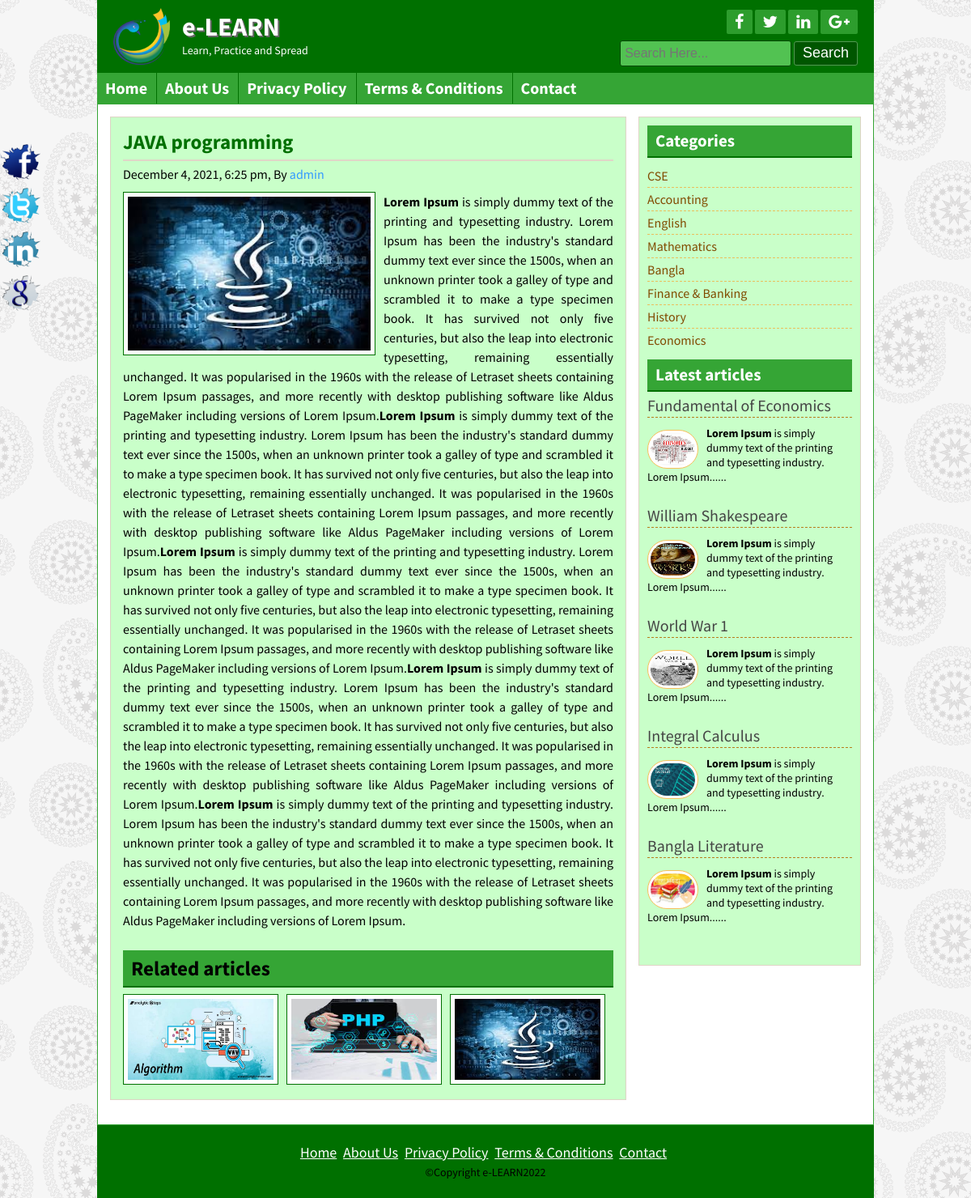
/post.php?id=6, run on the app's committed database.
### tables this page shows
CREATE TABLE `title_slogan` (
  `id` int(11) NOT NULL,
  `title` varchar(255) NOT NULL,
  `slogan` varchar(255) NOT NULL,
  `logo` varchar(255) NOT NULL
);

CREATE TABLE `tbl_social` (
  `id` int(11) NOT NULL,
  `fb` varchar(255) NOT NULL,
  `tw` varchar(255) NOT NULL,
  `ln` varchar(255) NOT NULL,
  `gp` varchar(255) NOT NULL
);

CREATE TABLE `tbl_page` (
  `id` int(11) NOT NULL,
  `name` varchar(255) NOT NULL,
  `body` text NOT NULL
);

CREATE TABLE `tbl_post` (
  `id` int(11) NOT NULL,
  `cat` int(11) NOT NULL,
  `title` varchar(255) NOT NULL,
  `body` text NOT NULL,
  `image` varchar(255) NOT NULL,
  `author` varchar(50) NOT NULL,
  `tags` varchar(255) NOT NULL,
  `date` timestamp NULL DEFAULT CURRENT_TIMESTAMP,
  `userid` int(11) NOT NULL
);

CREATE TABLE `tbl_category` (
  `id` int(11) NOT NULL,
  `name` varchar(50) NOT NULL
);

CREATE TABLE `tbl_footer` (
  `id` int(11) NOT NULL,
  `note` varchar(255) NOT NULL
);

### lib/Database.php (called while the page is built, shortened)
<?php
Class Database{
	public $host   = DB_HOST;
	public $user   = DB_USER;
	public $pass   = DB_PASS;
	public $dbname = DB_NAME;
	public $link;
	private function connectDB(){
	$this->link = new mysqli($this->host, $this->user, $this->pass, $this->dbname);
 }
	public function select($query){
		$result = $this->link->query($query) or die($this->link->error.__LINE__);
		if($result->num_rows > 0){
			return $result;
		} else {
			return false;
		}
	}
}

### helpers/Format.php (called while the page is built, shortened)
<?php
class Format{
    public function formatDate($date){
       return date('F j, Y, g:i a', strtotime($date));
    }
    public function textShorten($text, $limit=200){
       $text = $text. " ";
       $text = substr($text, 0, $limit);
       $text = substr($text, 0, strrpos($text,' '));
       $text = $text. "......";
        return $text;
    }
}
?>

### post.php (the view)
<?php include "inc/header.php";?>
<?php
    $getid = mysqli_real_escape_string($db->link,$_GET['id']);
    if(!isset($getid) || $getid == NULL){
       header("Location:404.php");
    }else{
       $id = $getid;
    }
?>
	<div class="contentsection contemplete clear">
		<div class="maincontent clear">
			<div class="about">
                <?php
                    $query = "select * from tbl_post where id = $id; ";
                    $post = $db->select($query);
                    if($post){
                        while($result = $post->fetch_assoc()){
                ?>
				<h2><?php echo $result['title']; ?></h2>
				<h4><?php echo $fm->formatDate($result['date']); ?>, By <a href="#"><?php echo $result['author']; ?></a></h4>
				<img src="admin/upload/<?php echo $result['image']; ?>" alt="post image"/>
				<?php echo $result['body']; ?>
				<div class="relatedpost clear">
					<h2>Related articles</h2>
                    <?php
                        $catid = $result['cat'];
                        $queryrelated = "select * from tbl_post where cat = '$catid' order by rand() limit 6; ";
                        $relatedpost = $db->select($queryrelated);
                        if($relatedpost){
                            while($rresult = $relatedpost->fetch_assoc()){
                    ?>
                    <a href="post.php?id=<?php echo $rresult['id']; ?>">
                        <img src="admin/upload/<?php echo $rresult['image']; ?>" alt="post image"/>
                    </a>
                    <?php } }else{ echo "No related post!!"; }?>
				</div>
                <?php } } else{header("Location:404.php");} ?>
	</div>
</div>
<?php include "inc/sidebar.php";?>
<?php include "inc/footer.php";?>

### inc/header.php (shortened to what this page needs)
<?php include "lib/Database.php";?>
<?php include "helpers/Format.php";?>
<?php
    $db = new Database();
    $fm = new Format();
?>
<!DOCTYPE html>
<html>
<head>
    <?php include "scripts/css.php"; ?>
</head>
<body>
	<div class="headersection templete clear">
		<a href="index.php">
			<div class="logo">
                <?php
                     $query = "select * from title_slogan where id='1';";
                    $blog_title= $db->select($query);
                    if($blog_title){
                        while($result = $blog_title->fetch_assoc()){
                ?>
				<img src="admin/upload/<?php echo $result['logo']; ?>" alt="Logo"/>
				<h2><?php echo $result['title']; ?></h2>
				<p><?php echo $result['slogan']; ?></p>
                <?php } } ?>
			</div>
		</a>
		<div class="social clear">
			<div class="icon clear">
                <?php
                    $query = "select * from tbl_social where id='1';";
                    $social = $db->select($query);
                    if($social){
                        while($result = $social->fetch_assoc()){
                ?>
				<a href="<?php echo $result['fb']; ?>" target="_blank"><i class="fa fa-facebook"></i></a>
				<a href="<?php echo $result['tw']; ?>" target="_blank"><i class="fa fa-twitter"></i></a>
				<a href="<?php echo $result['ln']; ?>" target="_blank"><i class="fa fa-linkedin"></i></a>
				<a href="<?php echo $result['gp']; ?>" target="_blank"><i class="fa fa-google-plus"></i></a>
                <?php } } ?>
			</div>
			<div class="searchbtn clear">
			<form action="search.php" method="get">
				<input type="text" name="search" placeholder="Search Here..."/>
				<input type="submit" name="submit" value="Search"/>
			</form>
			</div>
		</div>
	</div>
<div class="navsection templete">
    <?php
        $path = $_SERVER['SCRIPT_FILENAME'];
        $currentpage = basename($path, '.php');
    ?>
	<ul>
		<li><a <?php if($currentpage == 'index'){echo 'id="active"';} ?>
               href="index.php">Home</a></li>
        <?php
            $query = "select * from tbl_page;";
            $pages = $db->select($query);
            if($pages){
                while($result = $pages->fetch_assoc()){
        ?>
		<li><a
               <?php if(isset($_GET['pageid']) && $_GET['pageid'] == $result['id']){echo 'id="active"';} ?>
               href="page.php?pageid=<?php echo $result['id']; ?>"><?php echo $result['name']; ?></a></li>
        <?php } } ?>
        <li><a
               <?php if($currentpage == 'contact'){echo 'id="active"';} ?>
               href="contact.php">Contact</a></li>
	</ul>
</div>

### inc/sidebar.php
<div class="sidebar clear">
    <div class="samesidebar clear">
        <h2>Categories</h2>
            <ul>
                 <?php
                    $query = "select * from tbl_category;";
                    $category = $db->select($query);
                    if($category){
                        while($result = $category->fetch_assoc()){
                 ?>
                <li><a href="posts.php?category=<?php echo $result['id']; ?>"><?php echo $result['name']?></a></li>
                <?php } } else{ ?>
                    <li>No Category Created</li>
                <?php } ?>
            </ul>
    </div>
    <div class="samesidebar clear">
        <h2>Latest articles</h2>
        <?php
            $query = "select * from tbl_post order by id desc limit 5;";
            $post = $db->select($query);
            if($post){
                while($result = $post->fetch_assoc()){
         ?>
            <div class="popular clear">
                <h3><a href="post.php?id=<?php echo $result['id']; ?>"><?php echo $result['title']; ?></a></h3>
                <a href="post.php?id=<?php echo $result['id']; ?>"><img src="admin/upload/<?php echo $result['image']; ?>" alt="post image"/></a>
               <?php echo $fm->textShorten($result['body'],120) ; ?>
            </div>
        <?php } }else{ header("Location:404.php");} ?>
    </div>
</div>

### inc/footer.php (shortened to what this page needs)
</div>
<div class="footersection templete clear">
  <div class="footermenu clear">
	<ul>
		<li><a href="index.php">Home</a></li>
        <?php
            $query = "select * from tbl_page;";
            $pages = $db->select($query);
            if($pages){
                while($result = $pages->fetch_assoc()){
        ?>
		<li><a  href="page.php?pageid=<?php echo $result['id']; ?>"><?php echo $result['name']; ?></a></li>
        <?php } } ?>
        <li><a href="contact.php">Contact</a></li>
	</ul>
  </div>
  <?php
    $query = "select * from tbl_footer where id='1';";
    $footernote = $db->select($query);
    if($footernote){
        while($result = $footernote->fetch_assoc()){
  ?>
  <p>&copy;<?php echo $result['note']; ?><?php echo date('Y')?></p>
  <?php } } ?>
</div>
<div class="fixedicon clear">
    <?php
        $query = "select * from tbl_social where id='1';";
        $social = $db->select($query);
        if($social){
            while($result = $social->fetch_assoc()){
    ?>
    <a href="<?php echo $result['fb']; ?>" target="_blank"><img src="images/fb.png" alt="Facebook"/></a>
    <a href="<?php echo $result['tw']; ?>" target="_blank"><img src="images/tw.png" alt="Twitter"/></a>
    <a href="<?php echo $result['ln']; ?>" target="_blank"><img src="images/in.png" alt="LinkedIn"/></a>
    <a href="<?php echo $result['gp']; ?>" target="_blank"><img src="images/gl.png" alt="GooglePlus"/></a>
    <?php } } ?>
</div>
</body>
</html>

### theme/green.css (style rules this page uses)
.headersection,.footersection { background: #007000 none repeat scroll 0 0; }
.icon a { background: #2d9d2d none repeat scroll 0 0; }
.searchbtn input[type="text"] { border: 1px solid #034703; background: #52c252 none repeat scroll 0 0; }
.searchbtn input[type="submit"] { border: 1px solid #549854; }
input[type="submit"] { background: #005600 none repeat scroll 0 0;border: 1px solid #007000; }
.navsection { background: #35a535 none repeat scroll 0 0; }
.navsection ul li { border-left: 1px solid #007000;border-right: 1px solid #38a838; }
.maincontent,.sidebar { background: #c9ffc9 none repeat scroll 0 0; }
.contentsection { border: 1px solid #35a535; }
.samesidebar h2 { background: #35a535 none repeat scroll 0 0;border-bottom: 2px solid #007000;color: #fff; }
.footermenu ul li a { color: #fff; }
.samepost h2, .about h2 { color: #007000; }
.about img { border: 1px solid #007000; }
.relatedpost h2 { background: #35a535 none repeat scroll 0 0;border-bottom: 2px solid #007000 !important; }

### data on the page
title_slogan: logo (picture), title "e-LEARN", slogan "Learn, Practice and Spread"
tbl_page: name "About Us"
tbl_page: name "Privacy Policy"
tbl_page: name "Terms & Conditions"
tbl_post: title "JAVA programming", date "December 4, 2021, 6:25 pm", author "admin", image (picture), body "Lorem Ipsum is simply dummy text of the printing and typesetting industry. Lorem Ipsum has been the industry's standard dummy text ever since the 1500s, when an unknown printer took a galley of type and scrambled it to make a type specimen book. It has survived not only five centuries, but also the leap into electronic typesetting, remaining essentially unchanged. It was popularised in the 1960s with the release of Letraset sheets containing Lorem Ipsum passages, and more recently with desktop publishing software like Aldus PageMaker including versions of Lorem Ipsum. Lorem Ipsum is simply dummy text of the printing and typesetting industry. Lorem Ipsum has been the industry's standard…"
tbl_post: image (picture)
tbl_post: image (picture)
tbl_category: name "CSE"
tbl_category: name "Accounting"
tbl_category: name "English"
tbl_category: name "Mathematics"
tbl_category: name "Bangla"
tbl_category: name "Finance & Banking"
tbl_category: name "History"
tbl_category: name "Economics"
tbl_post: title "Fundamental of Economics", image (picture), body "Lorem Ipsum is simply dummy text of the printing and typesetting industry. Lorem Ipsum......"
tbl_post: title "William Shakespeare", image (picture), body "Lorem Ipsum is simply dummy text of the printing and typesetting industry. Lorem Ipsum......"
tbl_post: title "World War 1", image (picture), body "Lorem Ipsum is simply dummy text of the printing and typesetting industry. Lorem Ipsum......"
tbl_post: title "Integral Calculus", image (picture), body "Lorem Ipsum is simply dummy text of the printing and typesetting industry. Lorem Ipsum......"
tbl_post: title "Bangla Literature", image (picture), body "Lorem Ipsum is simply dummy text of the printing and typesetting industry. Lorem Ipsum......"
tbl_footer: note "Copyright e-LEARN"
